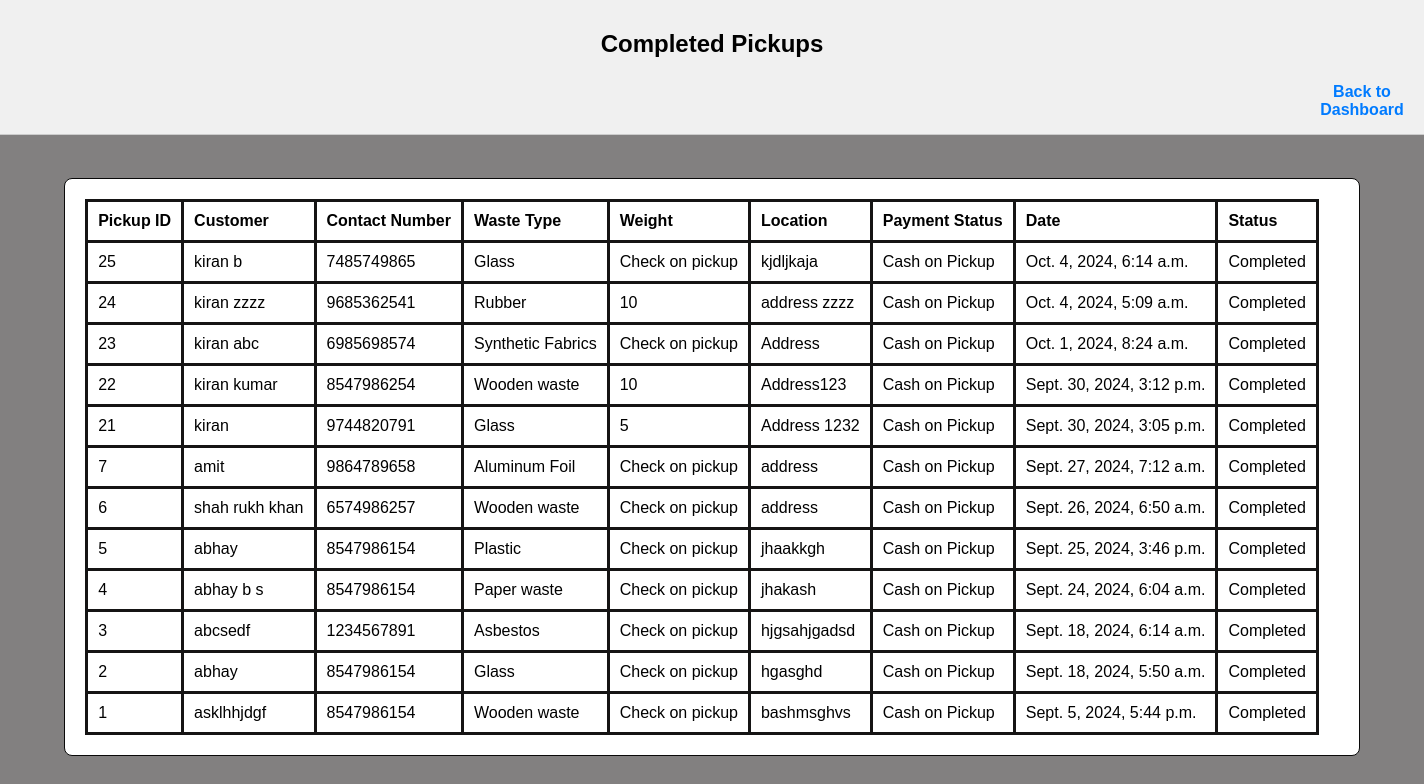
The app's page /completed/ with its own data.
### WM_app/models.py (models this page shows, shortened)
class Pickup(models.Model):
    pickup_id=models.AutoField(primary_key=True)
    customer=models.CharField(max_length=255)
    contact_number=models.CharField(max_length=15)
    waste_type=models.CharField(max_length=50)
    weight=models.CharField(max_length=50)
    location=models.TextField()
    payment_status=models.CharField(max_length=50)
    date=models.DateTimeField(default=timezone.now)
    pickup_status=models.CharField(max_length=50,default='Pending')

### WM_app/views.py (the view)
# urls.py: path('completed/',views.completed_pickups,name='completed'),
def completed_pickups(request):
    completed_pickup_ids=CompletedPickup.objects.values_list('Completed_Pickid',flat=True)
    Pickup.objects.filter(pickup_id__in=completed_pickup_ids).update(pickup_status='Completed')
    completed_pickups=Pickup.objects.filter(pickup_status='Completed').order_by('-date')
    context = {
        'completed_pickups': completed_pickups,
    }
    return render(request,"completed.html", context)

### template/completed.html (shortened to what this page needs)
<!DOCTYPE html>
<html lang="en">
<head>
    {% load static %}
</head>
<body>
    <header class="header">
        <h2>Completed Pickups</h2>
        <div class="title-container">
            <div class="links">
                <a href="{% url 'adm_dash' %}" class="pickup-link">Back to Dashboard</a>
            </div>
        </div>
    </header>
    <div class="container">
        <div class="table-container">
            <table>
                <thead>
                    <tr>
                        <th>Pickup ID</th>
                        <th>Customer</th>
                        <th>Contact Number</th>
                        <th>Waste Type</th>
                        <th>Weight</th>
                        <th>Location</th>
                        <th>Payment Status</th>
                        <th>Date</th>
                        <th>Status</th>
                    </tr>
                </thead>
                <tbody>
                    {% for pickup in completed_pickups %}
                    <tr>
                        <td>{{ pickup.pickup_id }}</td>
                        <td>{{ pickup.customer }}</td>
                        <td>{{ pickup.contact_number }}</td>
                        <td>{{ pickup.waste_type }}</td>
                        <td>{{ pickup.weight }}</td>
                        <td>{{ pickup.location }}</td>
                        <td>{{ pickup.payment_status }}</td>
                        <td>{{ pickup.date }}</td>
                        <td>{{ pickup.pickup_status }}</td>
                    </tr>
                    {% empty %}
                    <tr>
                        <td colspan="3">No completed pickups yet.</td>
                    </tr>
                    {% endfor %}
                </tbody>
            </table>
        </div>
    </div>
</body>
</html>

### template/completed.html (style rules this page uses)
body { margin: 0; padding: 0; display: flex; flex-direction: column; height: 100vh; font-family: Arial, sans-serif; background-color: #4f4d4db5; overflow: hidden; }
.header, .footer { padding: 10px; background-color: #f0f0f0; text-align: center; border-bottom: 1px solid #ccc; }
.container { flex: 1; display: flex; align-items: center; justify-content: center; }
.table-container { display: flex; align-items: center; background-color: #fff; border: 1px solid #090909; border-radius: 8px; padding: 20px; }
table { border-collapse: collapse; margin-right: 20px; padding-left: 5px; }
table, th, td { border: 3px solid #151414; padding: 10px; text-align: left; }
.links { padding-left: 1300px; display: flex; gap: 15px; }
.pickup-link { text-decoration: none; color: #007bff; font-weight: bold; padding: 5px 10px; border-radius: 4px; transition: background-color 0.3s ease; }

### records on screen
Pickup: pickup_id "25", customer "kiran b", contact_number "7485749865", waste_type "Glass", weight "Check on pickup", location "kjdljkaja", payment_status "Cash on Pickup", date "Oct. 4, 2024, 6:14 a.m.", pickup_status "Completed"
Pickup: pickup_id "24", customer "kiran zzzz", contact_number "9685362541", waste_type "Rubber", weight "10", location "address zzzz", payment_status "Cash on Pickup", date "Oct. 4, 2024, 5:09 a.m.", pickup_status "Completed"
Pickup: pickup_id "23", customer "kiran abc", contact_number "6985698574", waste_type "Synthetic Fabrics", weight "Check on pickup", location "Address", payment_status "Cash on Pickup", date "Oct. 1, 2024, 8:24 a.m.", pickup_status "Completed"
Pickup: pickup_id "22", customer "kiran kumar", contact_number "8547986254", waste_type "Wooden waste", weight "10", location "Address123", payment_status "Cash on Pickup", date "Sept. 30, 2024, 3:12 p.m.", pickup_status "Completed"
Pickup: pickup_id "21", customer "kiran", contact_number "9744820791", waste_type "Glass", weight "5", location "Address 1232", payment_status "Cash on Pickup", date "Sept. 30, 2024, 3:05 p.m.", pickup_status "Completed"
Pickup: pickup_id "7", customer "amit", contact_number "9864789658", waste_type "Aluminum Foil", weight "Check on pickup", location "address", payment_status "Cash on Pickup", date "Sept. 27, 2024, 7:12 a.m.", pickup_status "Completed"
Pickup: pickup_id "6", customer "shah rukh khan", contact_number "6574986257", waste_type "Wooden waste", weight "Check on pickup", location "address", payment_status "Cash on Pickup", date "Sept. 26, 2024, 6:50 a.m.", pickup_status "Completed"
Pickup: pickup_id "5", customer "abhay", contact_number "8547986154", waste_type "Plastic", weight "Check on pickup", location "jhaakkgh", payment_status "Cash on Pickup", date "Sept. 25, 2024, 3:46 p.m.", pickup_status "Completed"
Pickup: pickup_id "4", customer "abhay b s", contact_number "8547986154", waste_type "Paper waste", weight "Check on pickup", location "jhakash", payment_status "Cash on Pickup", date "Sept. 24, 2024, 6:04 a.m.", pickup_status "Completed"
Pickup: pickup_id "3", customer "abcsedf", contact_number "1234567891", waste_type "Asbestos", weight "Check on pickup", location "hjgsahjgadsd", payment_status "Cash on Pickup", date "Sept. 18, 2024, 6:14 a.m.", pickup_status "Completed"
Pickup: pickup_id "2", customer "abhay", contact_number "8547986154", waste_type "Glass", weight "Check on pickup", location "hgasghd", payment_status "Cash on Pickup", date "Sept. 18, 2024, 5:50 a.m.", pickup_status "Completed"
Pickup: pickup_id "1", customer "asklhhjdgf", contact_number "8547986154", waste_type "Wooden waste", weight "Check on pickup", location "bashmsghvs", payment_status "Cash on Pickup", date "Sept. 5, 2024, 5:44 p.m.", pickup_status "Completed"
